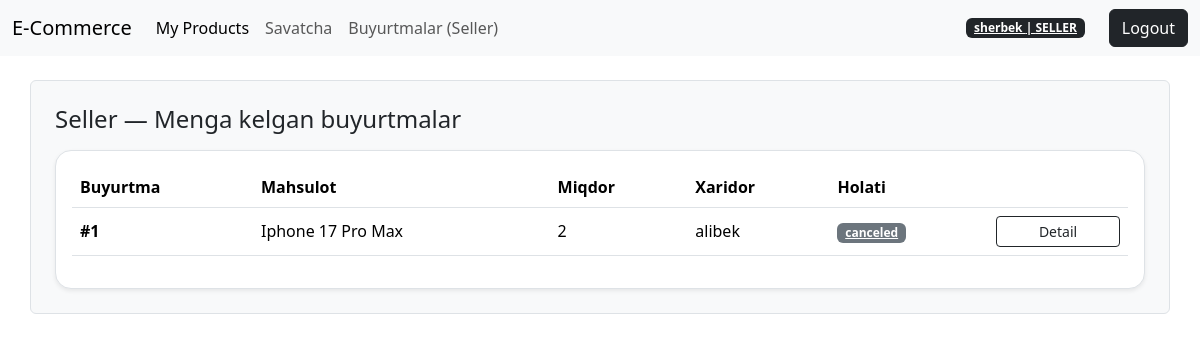
The app's page /seller/orders/ (signed in), older data.
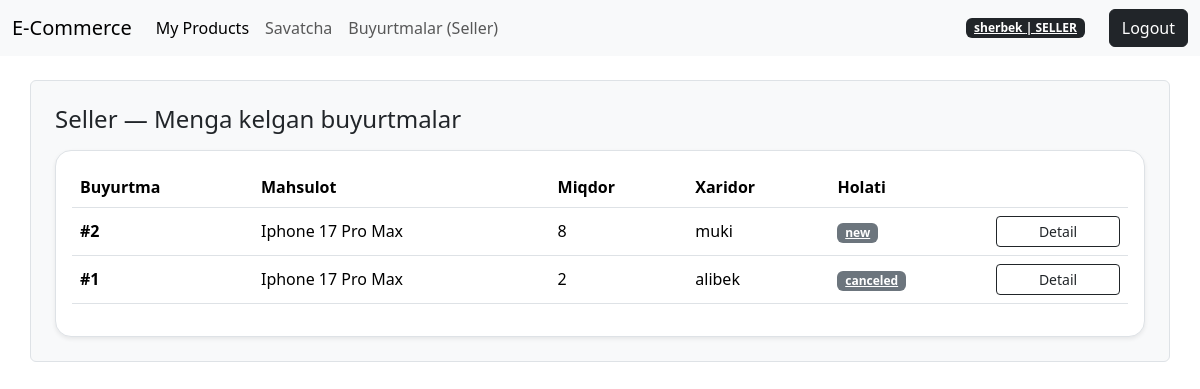
The same page, newer data.
### accounts/models.py (models this page shows, shortened)
class User(AbstractUser):
      class Role(models.TextChoices):
         BUYER = "BUYER", "Buyer"
         SELLER = "SELLER", "Seller"
      role = models.CharField(
         max_length=10,
         choices=Role.choices,
         default=Role.BUYER
      )
      image = models.ImageField(upload_to="avatars/", blank=True, null=True)
      phone = models.CharField(max_length=30, blank=True, null=True, help_text="+998919998877")
      address = models.CharField(max_length=255, blank=True, null=True)

### orders/models.py (models this page shows, shortened)
class OrderItem(models.Model):
    STATUS_NEW = "new"  # yangi buyurtma
    STATUS_PROCESSING = "processing"  # tayyorlanmoqda
    STATUS_DELIVERED = "delivered"  # yetkazildi
    STATUS_CANCELED = "canceled"  # bekor qilindi
    STATUS_CHOICES = [
        (STATUS_NEW, "New"),
        (STATUS_PROCESSING, "Processing"),
        (STATUS_DELIVERED, "Delivered"),
        (STATUS_CANCELED, "Canceled"),
    ]
    order = models.ForeignKey(
        Order, on_delete=models.CASCADE, related_name="items")
    status = models.CharField(max_length=20, choices=STATUS_CHOICES, default=STATUS_NEW)  # order holati
    product = models.ForeignKey(Product,
       on_delete=models.PROTECT,  # order bo‘lsa product o‘chib ketmasin (tarix saqlansin)
       related_name="order_items")
    seller = models.ForeignKey(  # buyurtma qaysi sotuvchiga borishini ajratish uchun
        settings.AUTH_USER_MODEL,
        on_delete=models.PROTECT,
        related_name="sold_items")
    qty = models.PositiveIntegerField(default=1)  # soni
    unit_price = models.DecimalField(max_digits=12, decimal_places=2, default=Decimal("0.00"))  # bitta narx

class Order(models.Model):
    user = models.ForeignKey(
        settings.AUTH_USER_MODEL,
        on_delete=models.CASCADE,
        related_name="orders"
    )
    full_name = models.CharField(max_length=120)
    phone = models.CharField(max_length=30)
    address = models.TextField()
    delivery_method = models.CharField(max_length=50, default="standard")
    note = models.TextField(blank=True)
    created_at = models.DateTimeField(auto_now_add=True)

### catalog/models.py (models this page shows, shortened)
class Product(models.Model):
    seller = models.ForeignKey(
       settings.AUTH_USER_MODEL,
       on_delete=models.CASCADE,
       related_name="products"
    )
    category = models.ForeignKey(
       Category,
        on_delete=models.SET_NULL,
        null=True,
        blank=True,
        related_name="products"
    )
    name = models.CharField(max_length=200)
    slug = models.SlugField(max_length=220, unique=True)
    price = models.DecimalField(max_digits=12, decimal_places=2)
    short_description = models.CharField(max_length=255, blank=True)
    description = models.TextField()
    stock = models.PositiveIntegerField(default=0)
    is_active = models.BooleanField(default=True)
    main_image = models.ImageField(upload_to="products/main/", blank=True, null=True)
    created_at = models.DateTimeField(auto_now_add=True)

### orders/views.py (the view)
# urls.py: path("seller/orders/", views.SellerOrderItemListView.as_view(), name="seller_order_items"),
class SellerOrderItemListView(SellerRequiredMixin, ListView):
    model = OrderItem
    template_name = "orders/seller/order_items.html"
    context_object_name = "items"
    paginate_by = 20
    def get_queryset(self):
        return (
            OrderItem.objects
            .filter(seller=self.request.user)
            .select_related("order", "product", "order__user")  # buyer info uchun
            .order_by("-order__created_at")
        )

### catalog/mixins.py (called while the page is built)
    def test_func(self):
        user = self.request.user
        return user.is_authenticated and getattr(user, "role", None) == "SELLER"

### templates/orders/seller/order_items.html (shortened to what this page needs)
{% extends "base.html" %}
{% block content %}
<h1 class="h4 mb-3">Seller — Menga kelgan buyurtmalar</h1>
<div class="card shadow-sm border rounded-4">
 <div class="card-body">
   {% if items %}
     <div class="table-responsive">
       <table class="table align-middle"><thead><tr>
             <th>Buyurtma</th>
             <th>Mahsulot</th>
             <th>Miqdor</th>
             <th>Xaridor</th>
             <th>Holati</th>
             <th style="width:140px;"></th>
           </tr></thead><tbody>
           {% for it in items %}
             <tr>
               <td class="fw-semibold">#{{ it.order.id }}</td>
               <td>{{ it.product.name }}</td>
               <td>{{ it.qty }}</td>
               <td>{{ it.order.user.username }}</td>
               <td><a href="{% url 'seller_order_status' it.pk %}" class="badge bg-secondary">{{ it.status }}</a></td>
               <td>
                 <a class="btn btn-outline-dark btn-sm w-100"
                    href="{% url 'seller_order_item_detail' it.id %}">
                   Detail
                 </a></td></tr>
           {% endfor %}
         </tbody></table></div>
   {% else %}
     <p class="text-muted mb-0">Hozircha sizga buyurtma yo‘q.</p>
   {% endif %}</div></div>
{% endblock %}

### templates/base.html (shortened to what this page needs)
{% load static %}
<!DOCTYPE html>
<html lang="uz"><head>
   <link rel="stylesheet" href="{% static 'css/style.css' %}">
   <link href="https://cdn.jsdelivr.net/npm/bootstrap@5.3.8/dist/css/bootstrap.min.css" rel="stylesheet">
</head>
<body>
   {% include "includes/navbar.html" %}
       <div class="container bg-light border rounded p-4 my-4">
        {% block content %}{% endblock %}
       </div>
</body>
</html>

### templates/includes/navbar.html (shortened to what this page needs)
<nav class="navbar navbar-expand-lg bg-body-tertiary">
  <div class="container-fluid">
    <a class="navbar-brand" href="{% url 'home' %}">E-Commerce</a>
    <div class="collapse navbar-collapse" id="navbarSupportedContent">
      <ul class="navbar-nav me-auto mb-2 mb-lg-0">
        <li class="nav-item">
           {% if request.user.is_authenticated %}
          <a class="nav-link active" aria-current="page" href="{% url 'seller_products' %}">
          My Products
          </a>
{% endif %}
        </li>
        <li class="nav-item">
           {% if request.user.is_authenticated %}
              <a class="nav-link" href="{% url 'cart_detail' %}">Savatcha</a>
            {% endif %}
        </li>
        {% if request.user.role == "SELLER" and request.user.is_authenticated %}
        <li class="nav-item">
         <a class="nav-link" href="{% url 'seller_order_items' %}">Buyurtmalar (Seller)</a>
        </li>
       {% endif %}
      </ul>
     <div>
           {% if request.user.is_authenticated %}
               <div class="d-flex align-items-center ">
                <a href="{% url 'profile' %}" class="badge text-bg-dark mx-4">{{ request.user.username }} | <u>{{ user.role}}</u></a>
               <form method="post" action="{% url 'logout' %}">
                   <button class="btn btn-dark" type="submit">Logout</button>
               </form>
               </div>
           {% else %}
               <a class="btn btn-outline-secondary mx-4" href="{% url 'login' %}">Login</a>
               <a class="btn btn-secondary" href="{% url 'signup' %}">Register</a>
           {% endif %}
       </div>
    </div>
  </div>
</nav>

Row changes from the older to the newer data that the page shows:
added OrderItem: order.id "2", product.name "Iphone 17 Pro Max", qty "8", order.user.username "muki", status "new"
